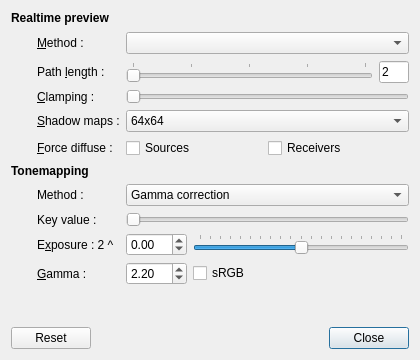
 <widget class="QDialog" name="PreviewSettingsDialog">
  <property name="geometry">
   <rect>
    <x>0</x>
    <y>0</y>
    <width>420</width>
    <height>360</height>
   </rect>
  </property>
  <property name="windowTitle">
   <string>Preview settings</string>
  </property>
  <layout class="QGridLayout" name="gridLayout">
   <item row="0" column="0" colspan="2">
    <widget class="QLabel" name="previewLabel">
     <property name="font">
      <font>
       <weight>75</weight>
       <bold>true</bold>
      </font>
     </property>
     <property name="text">
      <string>Realtime preview</string>
     </property>
    </widget>
   </item>
   <item row="1" column="0">
    <spacer name="horizontalSpacer">
     <property name="orientation">
      <enum>Qt::Horizontal</enum>
     </property>
     <property name="sizeType">
      <enum>QSizePolicy::Fixed</enum>
     </property>
     <property name="sizeHint" stdset="0">
      <size>
       <width>20</width>
       <height>24</height>
      </size>
     </property>
    </spacer>
   </item>
   <item row="1" column="1">
    <widget class="QLabel" name="previewMethodLabel">
     <property name="toolTip">
      <string>&lt;!DOCTYPE HTML PUBLIC &quot;-//W3C//DTD HTML 4.0//EN&quot; &quot;http://www.w3.org/TR/REC-html40/strict.dtd&quot;&gt;
&lt;html&gt;&lt;head&gt;&lt;meta name=&quot;qrichtext&quot; content=&quot;1&quot; /&gt;&lt;style type=&quot;text/css&quot;&gt;
p, li { white-space: pre-wrap; }
&lt;/style&gt;&lt;/head&gt;&lt;body style=&quot; font-family:'Sans'; font-size:10pt; font-weight:400; font-style:normal;&quot;&gt;
&lt;p style=&quot; margin-top:0px; margin-bottom:0px; margin-left:0px; margin-right:0px; -qt-block-indent:0; text-indent:0px;&quot;&gt;&lt;span style=&quot; font-weight:600;&quot;&gt;OpenGL&lt;/span&gt; and &lt;span style=&quot; font-weight:600;&quot;&gt;OpenGL (single pass)&lt;/span&gt; use the graphics card to draw an approximate preview of the scene, which is usually preferable for performance reasons. The single pass variant makes heavy use on geometry shaders to further accelerate rendering, but for this to be actually faster, the card must be &lt;span style=&quot; font-style:italic;&quot;&gt;very&lt;/span&gt; recent (e.g. Fermi and above).&lt;/p&gt;
&lt;p style=&quot;-qt-paragraph-type:empty; margin-top:0px; margin-bottom:0px; margin-left:0px; margin-right:0px; -qt-block-indent:0; text-indent:0px;&quot;&gt;&lt;/p&gt;
&lt;p style=&quot; margin-top:0px; margin-bottom:0px; margin-left:0px; margin-right:0px; -qt-block-indent:0; text-indent:0px;&quot;&gt;The &lt;span style=&quot; font-weight:600;&quot;&gt;Ray Tracing&lt;/span&gt; strategies are preferable when the scene contains non-triangular shapes, which cannot easily be rendered by graphics hardware, such as quadrics. The &lt;span style=&quot; font-weight:600;&quot;&gt;Coherent Ray Tracing&lt;/span&gt; technique traces four rays at a time using SSE2.&lt;/p&gt;&lt;/body&gt;&lt;/html&gt;</string>
     </property>
     <property name="text">
      <string>&amp;Method :</string>
     </property>
     <property name="buddy">
      <cstring>previewMethodCombo</cstring>
     </property>
    </widget>
   </item>
   <item row="1" column="2" colspan="2">
    <widget class="QComboBox" name="previewMethodCombo">
     <property name="toolTip">
      <string>&lt;!DOCTYPE HTML PUBLIC &quot;-//W3C//DTD HTML 4.0//EN&quot; &quot;http://www.w3.org/TR/REC-html40/strict.dtd&quot;&gt;
&lt;html&gt;&lt;head&gt;&lt;meta name=&quot;qrichtext&quot; content=&quot;1&quot; /&gt;&lt;style type=&quot;text/css&quot;&gt;
p, li { white-space: pre-wrap; }
&lt;/style&gt;&lt;/head&gt;&lt;body style=&quot; font-family:'Sans'; font-size:10pt; font-weight:400; font-style:normal;&quot;&gt;
&lt;p style=&quot; margin-top:0px; margin-bottom:0px; margin-left:0px; margin-right:0px; -qt-block-indent:0; text-indent:0px;&quot;&gt;&lt;span style=&quot; font-weight:600;&quot;&gt;OpenGL&lt;/span&gt; and &lt;span style=&quot; font-weight:600;&quot;&gt;OpenGL (single pass)&lt;/span&gt; use the graphics card to draw an approximate preview of the scene, which is usually preferable for performance reasons. The single pass variant makes heavy use on geometry shaders to further accelerate rendering, but for this to be actually faster, the card must be &lt;span style=&quot; font-style:italic;&quot;&gt;very&lt;/span&gt; recent (e.g. Fermi and above).&lt;/p&gt;
&lt;p style=&quot;-qt-paragraph-type:empty; margin-top:0px; margin-bottom:0px; margin-left:0px; margin-right:0px; -qt-block-indent:0; text-indent:0px;&quot;&gt;&lt;/p&gt;
&lt;p style=&quot; margin-top:0px; margin-bottom:0px; margin-left:0px; margin-right:0px; -qt-block-indent:0; text-indent:0px;&quot;&gt;The &lt;span style=&quot; font-weight:600;&quot;&gt;Ray Tracing&lt;/span&gt; strategies are preferable when the scene contains non-triangular shapes, which cannot easily be rendered by graphics hardware, such as quadrics. The &lt;span style=&quot; font-weight:600;&quot;&gt;Coherent Ray Tracing&lt;/span&gt; technique traces four rays at a time using SSE2.&lt;/p&gt;&lt;/body&gt;&lt;/html&gt;</string>
     </property>
    </widget>
   </item>
   <item row="2" column="1">
    <widget class="QLabel" name="pathLengthLabel">
     <property name="toolTip">
      <string>&lt;!DOCTYPE HTML PUBLIC &quot;-//W3C//DTD HTML 4.0//EN&quot; &quot;http://www.w3.org/TR/REC-html40/strict.dtd&quot;&gt;
&lt;html&gt;&lt;head&gt;&lt;meta name=&quot;qrichtext&quot; content=&quot;1&quot; /&gt;&lt;style type=&quot;text/css&quot;&gt;
p, li { white-space: pre-wrap; }
&lt;/style&gt;&lt;/head&gt;&lt;body style=&quot; font-family:'Sans'; font-size:10pt; font-weight:400; font-style:normal;&quot;&gt;
&lt;p style=&quot; margin-top:0px; margin-bottom:0px; margin-left:0px; margin-right:0px; -qt-block-indent:0; text-indent:0px;&quot;&gt;Highest path length to visualize in the preview. A value of &lt;span style=&quot; font-weight:600;&quot;&gt;2&lt;/span&gt; corresponds to direct illumination, &lt;span style=&quot; font-weight:600;&quot;&gt;3&lt;/span&gt; is one-bounce global illumination, etc.&lt;/p&gt;&lt;/body&gt;&lt;/html&gt;</string>
     </property>
     <property name="text">
      <string>Path &amp;length :</string>
     </property>
     <property name="buddy">
      <cstring>pathLengthSlider</cstring>
     </property>
    </widget>
   </item>
   <item row="2" column="2">
    <widget class="QSlider" name="pathLengthSlider">
     <property name="toolTip">
      <string>&lt;!DOCTYPE HTML PUBLIC &quot;-//W3C//DTD HTML 4.0//EN&quot; &quot;http://www.w3.org/TR/REC-html40/strict.dtd&quot;&gt;
&lt;html&gt;&lt;head&gt;&lt;meta name=&quot;qrichtext&quot; content=&quot;1&quot; /&gt;&lt;style type=&quot;text/css&quot;&gt;
p, li { white-space: pre-wrap; }
&lt;/style&gt;&lt;/head&gt;&lt;body style=&quot; font-family:'Sans'; font-size:10pt; font-weight:400; font-style:normal;&quot;&gt;
&lt;p style=&quot; margin-top:0px; margin-bottom:0px; margin-left:0px; margin-right:0px; -qt-block-indent:0; text-indent:0px;&quot;&gt;Highest path length to visualize in the preview. A value of &lt;span style=&quot; font-weight:600;&quot;&gt;2&lt;/span&gt; corresponds to direct illumination, &lt;span style=&quot; font-weight:600;&quot;&gt;3&lt;/span&gt; is one-bounce global illumination, etc.&lt;/p&gt;&lt;/body&gt;&lt;/html&gt;</string>
     </property>
     <property name="minimum">
      <number>2</number>
     </property>
     <property name="maximum">
      <number>6</number>
     </property>
     <property name="pageStep">
      <number>1</number>
     </property>
     <property name="tracking">
      <bool>true</bool>
     </property>
     <property name="orientation">
      <enum>Qt::Horizontal</enum>
     </property>
     <property name="tickPosition">
      <enum>QSlider::TicksAbove</enum>
     </property>
    </widget>
   </item>
   <item row="2" column="3">
    <widget class="QLineEdit" name="pathLengthEdit">
     <property name="sizePolicy">
      <sizepolicy hsizetype="Ignored" vsizetype="Fixed">
       <horstretch>0</horstretch>
       <verstretch>0</verstretch>
      </sizepolicy>
     </property>
     <property name="minimumSize">
      <size>
       <width>30</width>
       <height>0</height>
      </size>
     </property>
     <property name="text">
      <string>2</string>
     </property>
     <property name="readOnly">
      <bool>true</bool>
     </property>
    </widget>
   </item>
   <item row="3" column="1">
    <widget class="QLabel" name="clampingLabel">
     <property name="toolTip">
      <string>&lt;!DOCTYPE HTML PUBLIC &quot;-//W3C//DTD HTML 4.0//EN&quot; &quot;http://www.w3.org/TR/REC-html40/strict.dtd&quot;&gt;
&lt;html&gt;&lt;head&gt;&lt;meta name=&quot;qrichtext&quot; content=&quot;1&quot; /&gt;&lt;style type=&quot;text/css&quot;&gt;
p, li { white-space: pre-wrap; }
&lt;/style&gt;&lt;/head&gt;&lt;body style=&quot; font-family:'Sans'; font-size:10pt; font-weight:400; font-style:normal;&quot;&gt;
&lt;p style=&quot; margin-top:0px; margin-bottom:0px; margin-left:0px; margin-right:0px; -qt-block-indent:0; text-indent:0px;&quot;&gt;Clamping changes the influence radius of photons used to render the preview.&lt;span style=&quot; font-weight:600;&quot;&gt; &lt;/span&gt;A too small value will cause bright blotches to appear in the preview, whereas a too large value will artificially darken the image.&lt;/p&gt;
&lt;p style=&quot;-qt-paragraph-type:empty; margin-top:0px; margin-bottom:0px; margin-left:0px; margin-right:0px; -qt-block-indent:0; text-indent:0px;&quot;&gt;&lt;/p&gt;
&lt;p style=&quot; margin-top:0px; margin-bottom:0px; margin-left:0px; margin-right:0px; -qt-block-indent:0; text-indent:0px;&quot;&gt;A good approach is to set this slider as low as possible without seeing disturbing blotches in the image.&lt;/p&gt;&lt;/body&gt;&lt;/html&gt;</string>
     </property>
     <property name="text">
      <string>&amp;Clamping :</string>
     </property>
     <property name="buddy">
      <cstring>clampingSlider</cstring>
     </property>
    </widget>
   </item>
   <item row="3" column="2" colspan="2">
    <widget class="QSlider" name="clampingSlider">
     <property name="toolTip">
      <string>&lt;!DOCTYPE HTML PUBLIC &quot;-//W3C//DTD HTML 4.0//EN&quot; &quot;http://www.w3.org/TR/REC-html40/strict.dtd&quot;&gt;
&lt;html&gt;&lt;head&gt;&lt;meta name=&quot;qrichtext&quot; content=&quot;1&quot; /&gt;&lt;style type=&quot;text/css&quot;&gt;
p, li { white-space: pre-wrap; }
&lt;/style&gt;&lt;/head&gt;&lt;body style=&quot; font-family:'Sans'; font-size:10pt; font-weight:400; font-style:normal;&quot;&gt;
&lt;p style=&quot; margin-top:0px; margin-bottom:0px; margin-left:0px; margin-right:0px; -qt-block-indent:0; text-indent:0px;&quot;&gt;Clamping changes the influence radius of photons used to render the preview.&lt;span style=&quot; font-weight:600;&quot;&gt; &lt;/span&gt;A too small value will cause bright blotches to appear in the preview, whereas a too large value will artificially darken the image.&lt;/p&gt;
&lt;p style=&quot;-qt-paragraph-type:empty; margin-top:0px; margin-bottom:0px; margin-left:0px; margin-right:0px; -qt-block-indent:0; text-indent:0px;&quot;&gt;&lt;/p&gt;
&lt;p style=&quot; margin-top:0px; margin-bottom:0px; margin-left:0px; margin-right:0px; -qt-block-indent:0; text-indent:0px;&quot;&gt;A good approach is to set this slider as low as possible without seeing disturbing blotches in the image.&lt;/p&gt;&lt;/body&gt;&lt;/html&gt;</string>
     </property>
     <property name="maximum">
      <number>100</number>
     </property>
     <property name="orientation">
      <enum>Qt::Horizontal</enum>
     </property>
    </widget>
   </item>
   <item row="4" column="1">
    <widget class="QLabel" name="shadowResolutionLabel">
     <property name="toolTip">
      <string>&lt;!DOCTYPE HTML PUBLIC &quot;-//W3C//DTD HTML 4.0//EN&quot; &quot;http://www.w3.org/TR/REC-html40/strict.dtd&quot;&gt;
&lt;html&gt;&lt;head&gt;&lt;meta name=&quot;qrichtext&quot; content=&quot;1&quot; /&gt;&lt;style type=&quot;text/css&quot;&gt;
p, li { white-space: pre-wrap; }
&lt;/style&gt;&lt;/head&gt;&lt;body style=&quot; font-family:'Sans'; font-size:10pt; font-weight:400; font-style:normal;&quot;&gt;
&lt;p style=&quot; margin-top:0px; margin-bottom:0px; margin-left:0px; margin-right:0px; -qt-block-indent:0; text-indent:0px;&quot;&gt;The two OpenGL preview techniques use shadow mapping to compute the light transport in a scene. This parameter allows choosing the resolution of the associated shadow maps, which is useful when the shadow quality is too low (for example when jagged edges are visible in the image). The higher this value, the slower the preview will converge. A value of &lt;span style=&quot; font-weight:600;&quot;&gt;256&lt;/span&gt; or &lt;span style=&quot; font-weight:600;&quot;&gt;512&lt;/span&gt; is usually a good start.&lt;/p&gt;&lt;/body&gt;&lt;/html&gt;</string>
     </property>
     <property name="text">
      <string>&amp;Shadow maps :</string>
     </property>
     <property name="buddy">
      <cstring>shadowResolutionCombo</cstring>
     </property>
    </widget>
   </item>
   <item row="4" column="2" colspan="2">
    <widget class="QComboBox" name="shadowResolutionCombo">
     <property name="toolTip">
      <string>&lt;!DOCTYPE HTML PUBLIC &quot;-//W3C//DTD HTML 4.0//EN&quot; &quot;http://www.w3.org/TR/REC-html40/strict.dtd&quot;&gt;
&lt;html&gt;&lt;head&gt;&lt;meta name=&quot;qrichtext&quot; content=&quot;1&quot; /&gt;&lt;style type=&quot;text/css&quot;&gt;
p, li { white-space: pre-wrap; }
&lt;/style&gt;&lt;/head&gt;&lt;body style=&quot; font-family:'Sans'; font-size:10pt; font-weight:400; font-style:normal;&quot;&gt;
&lt;p style=&quot; margin-top:0px; margin-bottom:0px; margin-left:0px; margin-right:0px; -qt-block-indent:0; text-indent:0px;&quot;&gt;The two OpenGL preview techniques use shadow mapping to compute the light transport in a scene. This parameter allows choosing the resolution of the associated shadow maps, which is useful when the shadow quality is too low (for example when jagged edges are visible in the image). The higher this value, the slower the preview will converge. A value of &lt;span style=&quot; font-weight:600;&quot;&gt;256&lt;/span&gt; or &lt;span style=&quot; font-weight:600;&quot;&gt;512&lt;/span&gt; is usually a good start.&lt;/p&gt;&lt;/body&gt;&lt;/html&gt;</string>
     </property>
     <item>
      <property name="text">
       <string>64x64</string>
      </property>
     </item>
     <item>
      <property name="text">
       <string>128x128</string>
      </property>
     </item>
     <item>
      <property name="text">
       <string>256x256</string>
      </property>
     </item>
     <item>
      <property name="text">
       <string>512x512</string>
      </property>
     </item>
     <item>
      <property name="text">
       <string>1024x1024</string>
      </property>
     </item>
     <item>
      <property name="text">
       <string>2048x2048</string>
      </property>
     </item>
    </widget>
   </item>
   <item row="5" column="1">
    <widget class="QLabel" name="diffuseLabel">
     <property name="toolTip">
      <string>&lt;!DOCTYPE HTML PUBLIC &quot;-//W3C//DTD HTML 4.0//EN&quot; &quot;http://www.w3.org/TR/REC-html40/strict.dtd&quot;&gt;
&lt;html&gt;&lt;head&gt;&lt;meta name=&quot;qrichtext&quot; content=&quot;1&quot; /&gt;&lt;style type=&quot;text/css&quot;&gt;
p, li { white-space: pre-wrap; }
&lt;/style&gt;&lt;/head&gt;&lt;body style=&quot; font-family:'Sans'; font-size:10pt; font-weight:400; font-style:normal;&quot;&gt;
&lt;p style=&quot; margin-top:0px; margin-bottom:0px; margin-left:0px; margin-right:0px; -qt-block-indent:0; text-indent:0px;&quot;&gt;When a scene contains many glossy surfaces, the real-time visualization can sometimes produce disturbing image artifacts (bright blotches).&lt;span style=&quot; font-weight:600;&quot;&gt; &lt;/span&gt;These eventually disappear as the preview converges, but waiting for a long time may be undesirable. The following options are meant to reduce such issues:&lt;/p&gt;
&lt;p style=&quot;-qt-paragraph-type:empty; margin-top:0px; margin-bottom:0px; margin-left:0px; margin-right:0px; -qt-block-indent:0; text-indent:0px;&quot;&gt;&lt;/p&gt;
&lt;p style=&quot; margin-top:0px; margin-bottom:0px; margin-left:0px; margin-right:0px; -qt-block-indent:0; text-indent:0px;&quot;&gt;&lt;span style=&quot; font-weight:600;&quot;&gt;Diffuse sources&lt;/span&gt;: treat glossy surfaces at the second bounce as if they were diffuse. This is usually perfectly fine for previewing purposes and is thus turned on by default.&lt;/p&gt;
&lt;p style=&quot;-qt-paragraph-type:empty; margin-top:0px; margin-bottom:0px; margin-left:0px; margin-right:0px; -qt-block-indent:0; text-indent:0px;&quot;&gt;&lt;/p&gt;
&lt;p style=&quot; margin-top:0px; margin-bottom:0px; margin-left:0px; margin-right:0px; -qt-block-indent:0; text-indent:0px;&quot;&gt;&lt;span style=&quot; font-weight:600;&quot;&gt;Diffuse receivers&lt;/span&gt;: treat directly visible surfaces as if they were diffuse. This is leads to a much more approximate result -- essentially, a clay version of the scene is being rendered.&lt;/p&gt;&lt;/body&gt;&lt;/html&gt;</string>
     </property>
     <property name="text">
      <string>&amp;Force diffuse :</string>
     </property>
     <property name="buddy">
      <cstring>diffuseSourcesBox</cstring>
     </property>
    </widget>
   </item>
   <item row="6" column="0" colspan="2">
    <widget class="QLabel" name="toneMappingLabel">
     <property name="font">
      <font>
       <weight>75</weight>
       <bold>true</bold>
      </font>
     </property>
     <property name="text">
      <string>Tonemapping</string>
     </property>
    </widget>
   </item>
   <item row="7" column="1">
    <widget class="QLabel" name="toneMappingMethodLabel">
     <property name="toolTip">
      <string>&lt;!DOCTYPE HTML PUBLIC &quot;-//W3C//DTD HTML 4.0//EN&quot; &quot;http://www.w3.org/TR/REC-html40/strict.dtd&quot;&gt;
&lt;html&gt;&lt;head&gt;&lt;meta name=&quot;qrichtext&quot; content=&quot;1&quot; /&gt;&lt;style type=&quot;text/css&quot;&gt;
p, li { white-space: pre-wrap; }
&lt;/style&gt;&lt;/head&gt;&lt;body style=&quot; font-family:'Sans'; font-size:10pt; font-weight:400; font-style:normal;&quot;&gt;
&lt;p style=&quot; margin-top:0px; margin-bottom:0px; margin-left:0px; margin-right:0px; -qt-block-indent:0; text-indent:0px;&quot;&gt;A tonemapping method is necessary to translate physical radiance values into pixel intensities. The technique chosen here is used &lt;span style=&quot; font-style:italic;&quot;&gt;both&lt;/span&gt; for the preview and rendered images.&lt;/p&gt;
&lt;p style=&quot;-qt-paragraph-type:empty; margin-top:0px; margin-bottom:0px; margin-left:0px; margin-right:0px; -qt-block-indent:0; text-indent:0px;&quot;&gt;&lt;/p&gt;
&lt;p style=&quot; margin-top:0px; margin-bottom:0px; margin-left:0px; margin-right:0px; -qt-block-indent:0; text-indent:0px;&quot;&gt;&lt;span style=&quot; font-weight:600;&quot;&gt;Gamma correction&lt;/span&gt; is the default and well-suited if the dynamic range of your scene is not too great.&lt;/p&gt;
&lt;p style=&quot;-qt-paragraph-type:empty; margin-top:0px; margin-bottom:0px; margin-left:0px; margin-right:0px; -qt-block-indent:0; text-indent:0px;&quot;&gt;&lt;/p&gt;
&lt;p style=&quot; margin-top:0px; margin-bottom:0px; margin-left:0px; margin-right:0px; -qt-block-indent:0; text-indent:0px;&quot;&gt;&lt;span style=&quot; font-weight:600;&quot;&gt;[Reinhard. et al 2002]&lt;/span&gt; works well for scenes with a high dynamic range. Note that this technique continually adapts to the overall image brightness, which may produce unexpected behavior together with the realtime preview: when turning to face a dark region of the scene, the tonemapper will change the exposure to maintain the same overall brightness.&lt;/p&gt;&lt;/body&gt;&lt;/html&gt;</string>
     </property>
     <property name="text">
      <string>Method :</string>
     </property>
     <property name="buddy">
      <cstring>toneMappingMethodCombo</cstring>
     </property>
    </widget>
   </item>
   <item row="7" column="2" colspan="2">
    <widget class="QComboBox" name="toneMappingMethodCombo">
     <property name="toolTip">
      <string>&lt;!DOCTYPE HTML PUBLIC &quot;-//W3C//DTD HTML 4.0//EN&quot; &quot;http://www.w3.org/TR/REC-html40/strict.dtd&quot;&gt;
&lt;html&gt;&lt;head&gt;&lt;meta name=&quot;qrichtext&quot; content=&quot;1&quot; /&gt;&lt;style type=&quot;text/css&quot;&gt;
p, li { white-space: pre-wrap; }
&lt;/style&gt;&lt;/head&gt;&lt;body style=&quot; font-family:'Sans'; font-size:10pt; font-weight:400; font-style:normal;&quot;&gt;
&lt;p style=&quot; margin-top:0px; margin-bottom:0px; margin-left:0px; margin-right:0px; -qt-block-indent:0; text-indent:0px;&quot;&gt;A tonemapping method is necessary to translate physical radiance values into pixel intensities. The technique chosen here is used &lt;span style=&quot; font-style:italic;&quot;&gt;both&lt;/span&gt; for the preview and rendered images.&lt;/p&gt;
&lt;p style=&quot;-qt-paragraph-type:empty; margin-top:0px; margin-bottom:0px; margin-left:0px; margin-right:0px; -qt-block-indent:0; text-indent:0px;&quot;&gt;&lt;/p&gt;
&lt;p style=&quot; margin-top:0px; margin-bottom:0px; margin-left:0px; margin-right:0px; -qt-block-indent:0; text-indent:0px;&quot;&gt;&lt;span style=&quot; font-weight:600;&quot;&gt;Gamma correction&lt;/span&gt; is the default and well-suited if the dynamic range of your scene is not too great.&lt;/p&gt;
&lt;p style=&quot;-qt-paragraph-type:empty; margin-top:0px; margin-bottom:0px; margin-left:0px; margin-right:0px; -qt-block-indent:0; text-indent:0px;&quot;&gt;&lt;/p&gt;
&lt;p style=&quot; margin-top:0px; margin-bottom:0px; margin-left:0px; margin-right:0px; -qt-block-indent:0; text-indent:0px;&quot;&gt;&lt;span style=&quot; font-weight:600;&quot;&gt;[Reinhard. et al 2002]&lt;/span&gt; works well for scenes with a high dynamic range. Note that this technique continually adapts to the overall image brightness, which may produce unexpected behavior together with the realtime preview: when turning to face a dark region of the scene, the tonemapper will change the exposure to maintain the same overall brightness.&lt;/p&gt;&lt;/body&gt;&lt;/html&gt;</string>
     </property>
     <item>
      <property name="text">
       <string>Gamma correction</string>
      </property>
     </item>
     <item>
      <property name="text">
       <string>Reinhard et al. 2002</string>
      </property>
     </item>
    </widget>
   </item>
   <item row="8" column="1">
    <widget class="QLabel" name="keyLabel">
     <property name="text">
      <string>Key value : </string>
     </property>
     <property name="buddy">
      <cstring>keySlider</cstring>
     </property>
    </widget>
   </item>
   <item row="8" column="2" colspan="2">
    <widget class="QSlider" name="keySlider">
     <property name="maximum">
      <number>100</number>
     </property>
     <property name="orientation">
      <enum>Qt::Horizontal</enum>
     </property>
    </widget>
   </item>
   <item row="9" column="1">
    <widget class="QLabel" name="exposureLabel">
     <property name="text">
      <string>E&amp;xposure : 2 ^</string>
     </property>
     <property name="buddy">
      <cstring>exposureSpinBox</cstring>
     </property>
    </widget>
   </item>
   <item row="9" column="2" rowspan="2" colspan="2">
    <layout class="QGridLayout" name="subGridLayout">
     <item row="0" column="0">
      <widget class="QDoubleSpinBox" name="exposureSpinBox">
       <property name="decimals">
        <number>2</number>
       </property>
       <property name="minimum">
        <double>-10.000000000000000</double>
       </property>
       <property name="maximum">
        <double>10.000000000000000</double>
       </property>
       <property name="singleStep">
        <double>0.100000000000000</double>
       </property>
       <property name="value">
        <double>0.000000000000000</double>
       </property>
      </widget>
     </item>
     <item row="0" column="1">
      <widget class="QSlider" name="exposureSlider">
       <property name="minimum">
        <number>-1000</number>
       </property>
       <property name="maximum">
        <number>1000</number>
       </property>
       <property name="pageStep">
        <number>1</number>
       </property>
       <property name="value">
        <number>0</number>
       </property>
       <property name="orientation">
        <enum>Qt::Horizontal</enum>
       </property>
       <property name="tickPosition">
        <enum>QSlider::TicksAbove</enum>
       </property>
       <property name="tickInterval">
        <number>100</number>
       </property>
      </widget>
     </item>
     <item row="1" column="0">
      <widget class="QDoubleSpinBox" name="gammaSpinBox">
       <property name="toolTip">
        <string>&lt;!DOCTYPE HTML PUBLIC &quot;-//W3C//DTD HTML 4.0//EN&quot; &quot;http://www.w3.org/TR/REC-html40/strict.dtd&quot;&gt;
&lt;html&gt;&lt;head&gt;&lt;meta name=&quot;qrichtext&quot; content=&quot;1&quot; /&gt;&lt;style type=&quot;text/css&quot;&gt;
p, li { white-space: pre-wrap; }
&lt;/style&gt;&lt;/head&gt;&lt;body style=&quot; font-family:'Sans'; font-size:10pt; font-weight:400; font-style:normal;&quot;&gt;
&lt;p style=&quot; margin-top:0px; margin-bottom:0px; margin-left:0px; margin-right:0px; -qt-block-indent:0; text-indent:0px;&quot;&gt;Gamma of the viewing device (usually 2.2).&lt;span style=&quot; font-weight:600;&quot;&gt; &lt;/span&gt;When sRGB is selected, this value is ignored.&lt;/p&gt;&lt;/body&gt;&lt;/html&gt;</string>
       </property>
       <property name="decimals">
        <number>2</number>
       </property>
       <property name="minimum">
        <double>0.100000000000000</double>
       </property>
       <property name="maximum">
        <double>5.000000000000000</double>
       </property>
       <property name="singleStep">
        <double>0.100000000000000</double>
       </property>
       <property name="value">
        <double>2.200000000000000</double>
       </property>
      </widget>
     </item>
     <item row="1" column="1">
      <widget class="QCheckBox" name="sRGBCheckBox">
       <property name="toolTip">
        <string>&lt;!DOCTYPE HTML PUBLIC &quot;-//W3C//DTD HTML 4.0//EN&quot; &quot;http://www.w3.org/TR/REC-html40/strict.dtd&quot;&gt;
&lt;html&gt;&lt;head&gt;&lt;meta name=&quot;qrichtext&quot; content=&quot;1&quot; /&gt;&lt;style type=&quot;text/css&quot;&gt;
p, li { white-space: pre-wrap; }
&lt;/style&gt;&lt;/head&gt;&lt;body style=&quot; font-family:'Sans'; font-size:10pt; font-weight:400; font-style:normal;&quot;&gt;
&lt;p style=&quot; margin-top:0px; margin-bottom:0px; margin-left:0px; margin-right:0px; -qt-block-indent:0; text-indent:0px;&quot;&gt;Does the viewing device have an sRGB response curve?&lt;span style=&quot; font-weight:600;&quot;&gt; &lt;/span&gt;For most monitors and LCD screens on the market, this is the case.&lt;/p&gt;&lt;/body&gt;&lt;/html&gt;</string>
       </property>
       <property name="text">
        <string>sRGB</string>
       </property>
      </widget>
     </item>
    </layout>
   </item>
   <item row="10" column="1">
    <widget class="QLabel" name="gammaLabel">
     <property name="text">
      <string>&amp;Gamma :</string>
     </property>
     <property name="buddy">
      <cstring>gammaSpinBox</cstring>
     </property>
    </widget>
   </item>
   <item row="11" column="1">
    <spacer name="verticalSpacer_2">
     <property name="orientation">
      <enum>Qt::Vertical</enum>
     </property>
     <property name="sizeHint" stdset="0">
      <size>
       <width>20</width>
       <height>40</height>
      </size>
     </property>
    </spacer>
   </item>
   <item row="12" column="0" colspan="4">
    <layout class="QHBoxLayout" name="horizontalLayout_2">
     <item>
      <widget class="QPushButton" name="resetButton">
       <property name="sizePolicy">
        <sizepolicy hsizetype="Minimum" vsizetype="Fixed">
         <horstretch>0</horstretch>
         <verstretch>0</verstretch>
        </sizepolicy>
       </property>
       <property name="minimumSize">
        <size>
         <width>0</width>
         <height>0</height>
        </size>
       </property>
       <property name="text">
        <string>Reset</string>
       </property>
      </widget>
     </item>
     <item>
      <spacer name="horizontalSpacer_3">
       <property name="orientation">
        <enum>Qt::Horizontal</enum>
       </property>
       <property name="sizeHint" stdset="0">
        <size>
         <width>13</width>
         <height>20</height>
        </size>
       </property>
      </spacer>
     </item>
     <item>
      <widget class="QPushButton" name="closeButton">
       <property name="sizePolicy">
        <sizepolicy hsizetype="Fixed" vsizetype="Fixed">
         <horstretch>0</horstretch>
         <verstretch>0</verstretch>
        </sizepolicy>
       </property>
       <property name="minimumSize">
        <size>
         <width>30</width>
         <height>0</height>
        </size>
       </property>
       <property name="layoutDirection">
        <enum>Qt::LeftToRight</enum>
       </property>
       <property name="text">
        <string>Close</string>
       </property>
       <property name="autoDefault">
        <bool>true</bool>
       </property>
       <property name="default">
        <bool>true</bool>
       </property>
       <property name="flat">
        <bool>false</bool>
       </property>
      </widget>
     </item>
    </layout>
   </item>
   <item row="5" column="2" colspan="2">
    <layout class="QHBoxLayout" name="horizontalLayout">
     <property name="spacing">
      <number>0</number>
     </property>
     <item>
      <widget class="QCheckBox" name="diffuseSourcesBox">
       <property name="toolTip">
        <string>&lt;!DOCTYPE HTML PUBLIC &quot;-//W3C//DTD HTML 4.0//EN&quot; &quot;http://www.w3.org/TR/REC-html40/strict.dtd&quot;&gt;
&lt;html&gt;&lt;head&gt;&lt;meta name=&quot;qrichtext&quot; content=&quot;1&quot; /&gt;&lt;style type=&quot;text/css&quot;&gt;
p, li { white-space: pre-wrap; }
&lt;/style&gt;&lt;/head&gt;&lt;body style=&quot; font-family:'Sans'; font-size:10pt; font-weight:400; font-style:normal;&quot;&gt;
&lt;p style=&quot; margin-top:0px; margin-bottom:0px; margin-left:0px; margin-right:0px; -qt-block-indent:0; text-indent:0px;&quot;&gt;When a scene contains many glossy surfaces, the real-time visualization can sometimes produce disturbing image artifacts (bright blotches).&lt;span style=&quot; font-weight:600;&quot;&gt; &lt;/span&gt;These eventually disappear as the preview converges, but waiting for a long time may be undesirable. The following options are meant to reduce such issues:&lt;/p&gt;
&lt;p style=&quot;-qt-paragraph-type:empty; margin-top:0px; margin-bottom:0px; margin-left:0px; margin-right:0px; -qt-block-indent:0; text-indent:0px;&quot;&gt;&lt;/p&gt;
&lt;p style=&quot; margin-top:0px; margin-bottom:0px; margin-left:0px; margin-right:0px; -qt-block-indent:0; text-indent:0px;&quot;&gt;&lt;span style=&quot; font-weight:600;&quot;&gt;Diffuse sources&lt;/span&gt;: treat glossy surfaces at the second bounce as if they were diffuse. This is usually perfectly fine for previewing purposes and is thus turned on by default.&lt;/p&gt;
&lt;p style=&quot;-qt-paragraph-type:empty; margin-top:0px; margin-bottom:0px; margin-left:0px; margin-right:0px; -qt-block-indent:0; text-indent:0px;&quot;&gt;&lt;/p&gt;
&lt;p style=&quot; margin-top:0px; margin-bottom:0px; margin-left:0px; margin-right:0px; -qt-block-indent:0; text-indent:0px;&quot;&gt;&lt;span style=&quot; font-weight:600;&quot;&gt;Diffuse receivers&lt;/span&gt;: treat directly visible surfaces as if they were diffuse. This is leads to a much more approximate result -- essentially, a clay version of the scene is being rendered.&lt;/p&gt;&lt;/body&gt;&lt;/html&gt;</string>
       </property>
       <property name="text">
        <string>Sources</string>
       </property>
      </widget>
     </item>
     <item>
      <widget class="QCheckBox" name="diffuseReceiversBox">
       <property name="enabled">
        <bool>true</bool>
       </property>
       <property name="toolTip">
        <string>&lt;!DOCTYPE HTML PUBLIC &quot;-//W3C//DTD HTML 4.0//EN&quot; &quot;http://www.w3.org/TR/REC-html40/strict.dtd&quot;&gt;
&lt;html&gt;&lt;head&gt;&lt;meta name=&quot;qrichtext&quot; content=&quot;1&quot; /&gt;&lt;style type=&quot;text/css&quot;&gt;
p, li { white-space: pre-wrap; }
&lt;/style&gt;&lt;/head&gt;&lt;body style=&quot; font-family:'Sans'; font-size:10pt; font-weight:400; font-style:normal;&quot;&gt;
&lt;p style=&quot; margin-top:0px; margin-bottom:0px; margin-left:0px; margin-right:0px; -qt-block-indent:0; text-indent:0px;&quot;&gt;When a scene contains many glossy surfaces, the real-time visualization can sometimes produce disturbing image artifacts (bright blotches).&lt;span style=&quot; font-weight:600;&quot;&gt; &lt;/span&gt;These eventually disappear as the preview converges, but waiting for a long time may be undesirable. The following options are meant to reduce such issues:&lt;/p&gt;
&lt;p style=&quot;-qt-paragraph-type:empty; margin-top:0px; margin-bottom:0px; margin-left:0px; margin-right:0px; -qt-block-indent:0; text-indent:0px;&quot;&gt;&lt;/p&gt;
&lt;p style=&quot; margin-top:0px; margin-bottom:0px; margin-left:0px; margin-right:0px; -qt-block-indent:0; text-indent:0px;&quot;&gt;&lt;span style=&quot; font-weight:600;&quot;&gt;Diffuse sources&lt;/span&gt;: treat glossy surfaces at the second bounce as if they were diffuse. This is usually perfectly fine for previewing purposes and is thus turned on by default.&lt;/p&gt;
&lt;p style=&quot;-qt-paragraph-type:empty; margin-top:0px; margin-bottom:0px; margin-left:0px; margin-right:0px; -qt-block-indent:0; text-indent:0px;&quot;&gt;&lt;/p&gt;
&lt;p style=&quot; margin-top:0px; margin-bottom:0px; margin-left:0px; margin-right:0px; -qt-block-indent:0; text-indent:0px;&quot;&gt;&lt;span style=&quot; font-weight:600;&quot;&gt;Diffuse receivers&lt;/span&gt;: treat directly visible surfaces as if they were diffuse. This is leads to a much more approximate result -- essentially, a clay version of the scene is being rendered.&lt;/p&gt;&lt;/body&gt;&lt;/html&gt;</string>
       </property>
       <property name="text">
        <string>Receivers</string>
       </property>
      </widget>
     </item>
    </layout>
   </item>
  </layout>
 </widget>
